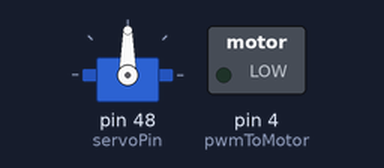
The sketch below on a simulated Arduino Mega 2560, built with avr-gcc and run on an emulated ATmega2560. Parts: servo, switched loads named in the sketch (green lamp = pin HIGH).

Above: at 0.1 s.
At 37.8 s:
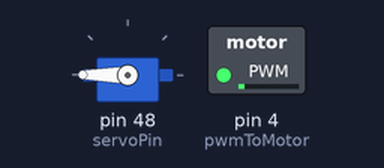
Timing chart, 0 to 39.3 s (numbered marks = the images above):
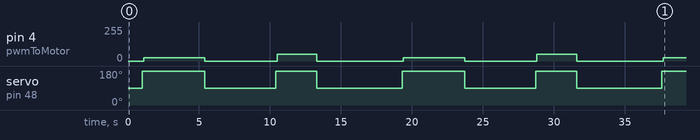

Measured:
- by itself, pin 4 (pwmToMotor): 0/255 → 25/255 at 1.1 s, → 0/255 4.3 s later, → 51/255 5.1 s later, → 0/255 2.8 s later, … (9 changes in this stretch)
- by itself, servo on pin 48 (servoPin): 90° → 180° at 1.0 s, → 90° 4.4 s later, → 180° 5.0 s later, → 90° 2.9 s later, … (9 changes in this stretch)

The sketch:

P03_driveCircle.ino
```cpp
#include <Servo.h>

Servo carServo; // Create a Servo Object

#define pwmToMotor 4               // Defining the PWM pin to run the motor.
#define servoPin 48                // Defining the servo control pin.

void      driveCircle();           // Drive circle function initial definition to drive a circle.
void      carStop();               // Stop function initial definition.


int carSpeed = 0;            // <carSpeed> determines speed of the car by duty cycles. "255*.1" = 10%, "255*.2" = 20%.
double servoDeg = 0;               // <servoDeg> determines servo motor's degree of turning radius.

void setup()                       // Initial configurations below:
{
  carServo.attach(servoPin);       // Set the Servo motor control (pin 48).
  carServo.write(90);              // Reset to straighten the wheels.
  pinMode(pwmToMotor, OUTPUT);     // Set the output pin (pin 4).
}

void loop()                        // Loop function which will be run forever.
{
  carSpeed = 255*0.1;
  delay(1000);                     // Arbitrarily chosen number of seconds to wait before circle begins.
  driveCircle();                   // Drive one complete circle.
  delay(4300);
  carStop();                       // Stop the car.
  delay(5000);                    // Arbitrarily chosen number of seconds to wait once the circle is completed.
                                   //     (make longer for debugging purposes).

  carSpeed = 255*.2;               // Set new value for speed (change the duty cycle of the PWM).
  driveCircle();                   // Drive another complete circle at the modified speed.
  delay(2800);
  carStop();                       // Stop the car.
  delay(5000);                    // Arbitrarily chosen number of seconds to wait once circle is complete (10 seconds).
}


void driveCircle()                                  // Function to drive the car in a complete circle.
{
  carServo.write(180);
  delay(100);
  analogWrite(pwmToMotor, carSpeed);
//  for(servoDeg = 90;servoDeg <= 180;servoDeg++){    // Angles between 90-180 degrees will turn the car to the right.
//    carServo.write(servoDeg);                       // Set the wheels to the current degree.
//    analogWrite(pwmToMotor, carSpeed);              // Relay the speed to the motor.
//
//
//    // In an attempt to combat the inconsistent radius of the circle turn:
//    // Still needing to be refined (play with the delays to perfect a constant radius).
//    if(servoDeg < 45){
//        delay(40);                                  // Take 40 ms to turn each of the initial 45 degrees (from 90-135).
//    } else if(servoDeg < 80){
//      delay(30);                                    // Take 30 ms to turn each of the next 35 degrees (from 135-170).
//    } else {
//      delay(50);                                    // Take 50 ms to turn the remaining 10 degrees (from 170-180).
//    }
//
//  }
//  delay(100);                                       // Delay an additional 100 ms in attempt to get car back to its initial position.
}

void carStop()                   // Function to stop the car.
{
  //delay(1000);                   // Delay chosen to compensate for inconsistent circle radius (1 second). (To Be Refined)
  analogWrite(pwmToMotor, 0);    // Stops the car engine by outputting a zero to the servo motor.
  carServo.write(90);            // Reset to straighten the wheels.
}
```
